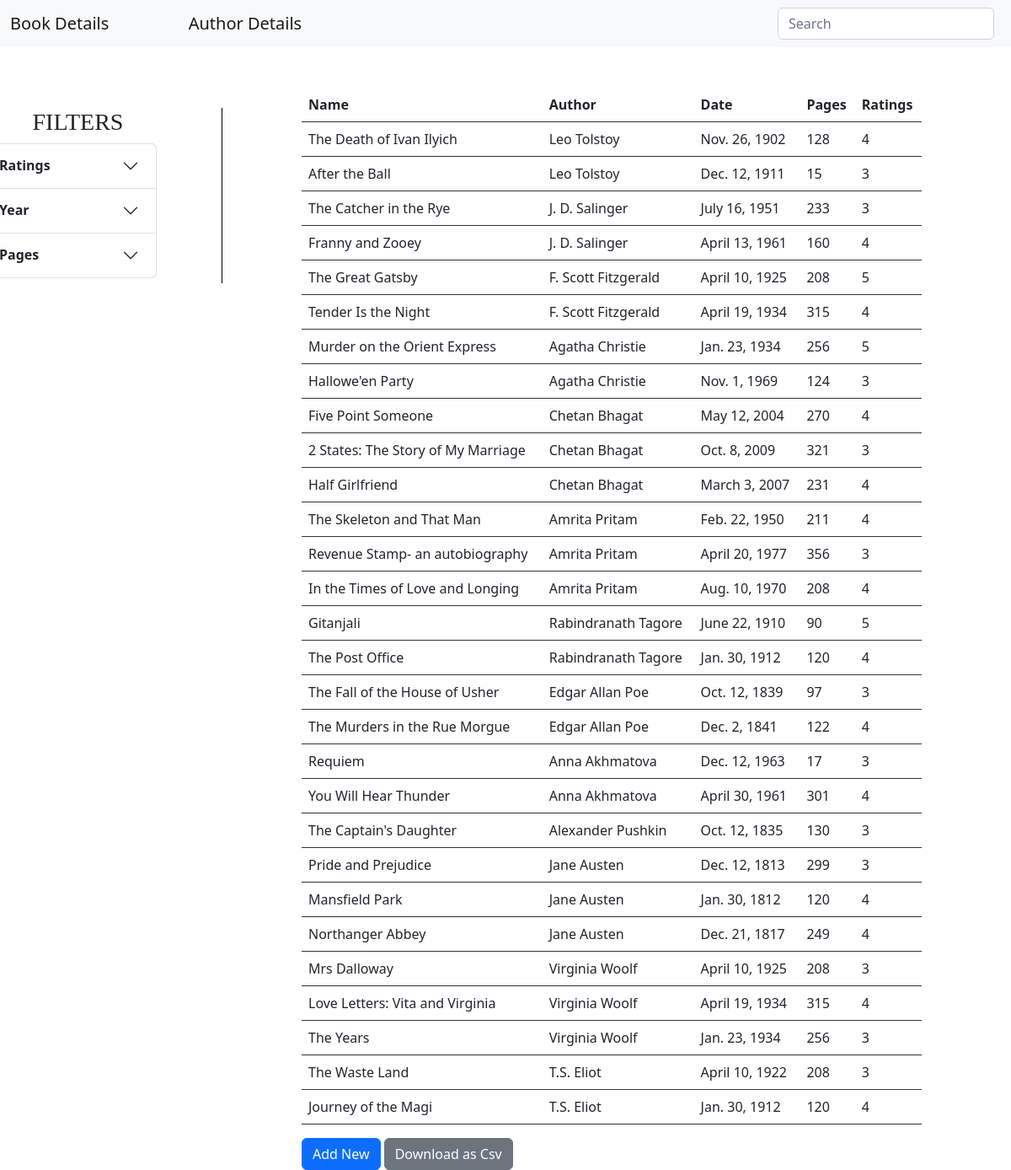
/books, run on the app's committed database.
### authdetails/models.py (models this page shows, shortened)
class bookDet(models.Model):
    book_name = models.CharField(max_length=60, unique=True)
    book_author = models.ForeignKey("authorDet", on_delete=models.CASCADE)
    book_date = models.DateField()
    book_pages = models.IntegerField()
    average_critics_rating = models.IntegerField()

class authorDet(models.Model):
    GENDER_CHOICES = (
        ('M', 'Male'),
        ('F', 'Female'),
        ('O', 'Others')
    )
    auth_name = models.CharField(max_length=30, unique=True)
    auth_age = models.IntegerField()
    auth_gender = models.CharField( max_length=1, choices=GENDER_CHOICES)
    auth_country = CountryField()
    def __str__(self):
        return self.auth_name

### authdetails/views.py (the view)
# urls.py: path('books',views.bookView, name="book_view"),
def bookView(request):
    model = bookDet
    template_name = "authordetails/books.html"
    query = request.GET.get("q","")
    dataDet= bookDet.objects.filter(  Q(book_name__icontains=query) )
    rating = request.GET.get('rating')
    year_count_min = request.GET.get('year_count_min')
    year_count_max = request.GET.get('year_count_max')
    page_count_min = request.GET.get('page_count_min')
    page_count_max = request.GET.get('page_count_max')
    if is_valid_queryparam(rating) and rating != 'Select':
        dataDet = dataDet.filter(average_critics_rating=rating)
    if is_valid_queryparam(year_count_min):
        dataDet = dataDet.filter(book_date__gte=datetime.date(int(year_count_min), 1,1))
    if is_valid_queryparam(year_count_max):
        dataDet = dataDet.filter(book_date__lt=datetime.date(int(year_count_max), 12, 31))
    if is_valid_queryparam(page_count_min):
        dataDet = dataDet.filter(book_pages__gte=page_count_min)
    if is_valid_queryparam(page_count_max):
        dataDet = dataDet.filter(book_pages__lt=page_count_max)
    form = booksForm()
    if request.method == 'POST':
        form = booksForm(request.POST)
        if form.is_valid():
            form.save()
            form = booksForm()
            print("Form Valid")
        return render(request, 'authordetails/books.html',{'form':form, 'dataDet':dataDet})
    else:
        form = booksForm()
    return render(request, 'authordetails/books.html',{'form':form, 'dataDet':dataDet})

### authdetails/forms.py
class booksForm(forms.ModelForm):
    class Meta:
        model = bookDet
        fields = "__all__"
        widgets={
            'book_name' : forms.TextInput(attrs={
                'placeholder': 'Book Name',
                'class': 'form-control'
                }),
            'book_author' : forms.Select(attrs={
                'class': 'form-control'
            }),
            'book_date': forms.SelectDateWidget(attrs={
                'placeholder': 'Book Date',
                'class': 'form-control',
                'width' : '20rem'
            }),
            'book_pages': forms.TextInput(attrs={
                'placeholder': 'Book Pages',
                'class': 'form-control'
                }),
            'average_critics_rating' :forms.DateInput(attrs={
                'placeholder': 'Book Rating',
                'class': 'form-control'
            }),
        }

### authdetails/views.py (called while the page is built)
def is_valid_queryparam(param):
    return param != '' and param is not None

### templates/authordetails/books.html (shortened to what this page needs)
{% load static %}
<!DOCTYPE html>
<html lang="en">
<head>
    <link href="https://cdn.jsdelivr.net/npm/bootstrap@5.2.2/dist/css/bootstrap.min.css" rel="stylesheet">
    <link href="{% static 'css/style.css' %}" rel="stylesheet">
</head>
<body>
<nav class="navbar bg-light">
<div class="container-fluid">
    <a class="navbar-brand" href="{% url 'book_view' %}">Book Details</a>
    <a class="navbar-brand" href="{% url 'index' %}">Author Details</a>
    <form class="d-flex" role="search" action="{% url 'book_search_results' %}" method="get">
    <input class="form-control me-2" value="" name="q" type="text" placeholder="Search" aria-label="Search">
    </form>
</div>
</nav>
{% if dataDet %}
<br>
<div class="container"><br>
<div class="row">
<div class="col-3" style="margin-left: -4rem ;"><br>
    <h3 style="text-align: center ; margin-left: -2rem;">FILTERS</h3>
<div class="accordion" id="accordionExample" style="width: 13rem">
<div class="accordion-item" style="background-color: #a6a6a6 ;">
<h2 class="accordion-header" id="headingOne">
<button class="accordion-button collapsed" type="button" data-bs-toggle="collapse" data-bs-target="#collapseTwo" aria-expanded="false" aria-controls="collapseTwo">
    <strong>Ratings</strong>
</button>
</h2>
</div>
<div class="accordion-item" style="background-color: #a6a6a6 ;">
<h2 class="accordion-header" id="headingOne" >
<button class="accordion-button collapsed" type="button" data-bs-toggle="collapse" data-bs-target="#collapseOne" aria-expanded="false" aria-controls="collapseOne">
    <strong>Year</strong></button>
</h2>
</div>
<div class="accordion-item" style="background-color: #a6a6a6 ;">
<h2 class="accordion-header" id="headingOne2" >
<button class="accordion-button collapsed" type="button" data-bs-toggle="collapse" data-bs-target="#collapseOne2" aria-expanded="false" aria-controls="collapseOne2">
    <strong>Pages</strong></button>
</h2>
</div>
</div>
</div>
<div class="col-1"><br><div class="vl" style="border-left: 1px solid black; height: 13rem;"></div> </div>
<div class="col-8">
<table class="table">
<thead>
    <th>Name</th>
    <th>Author</th>
    <th>Date</th>
    <th>Pages</th>
    <th>Ratings</th>
</thead>
{% for acc in dataDet %}
<tr>
    <td> {{acc.book_name}} </td>
    <td> {{acc.book_author}} </td>
    <td> {{acc.book_date}} </td>
    <td> {{acc.book_pages}} </td>
    <td> {{acc.average_critics_rating}} </td>
</tr>
{% endfor %}
</table>
{% else %}
<p>No data found</p>
{% endif %}
<button type="submit" class="btn btn-primary" onclick="openPopUp()">Add New</button>
<a id="download_as_csv_expense" href="{% url 'download_as_csv_books' %}" class="btn btn-secondary">Download as Csv</a>
</div></div>
</div>
</body>
</html>

### static/css/style.css (style rules this page uses)
.table { border: 3px; border-color: #333; }
h3 { font-family:'Times New Roman', Times, serif; }

### data on the page
bookDet: book_name "The Death of Ivan Ilyich", book_author "Leo Tolstoy", book_date "Nov. 26, 1902", book_pages "128", average_critics_rating "4"
bookDet: book_name "After the Ball", book_author "Leo Tolstoy", book_date "Dec. 12, 1911", book_pages "15", average_critics_rating "3"
bookDet: book_name "The Catcher in the Rye", book_author "J. D. Salinger", book_date "July 16, 1951", book_pages "233", average_critics_rating "3"
bookDet: book_name "Franny and Zooey", book_author "J. D. Salinger", book_date "April 13, 1961", book_pages "160", average_critics_rating "4"
bookDet: book_name "The Great Gatsby", book_author "F. Scott Fitzgerald", book_date "April 10, 1925", book_pages "208", average_critics_rating "5"
bookDet: book_name "Tender Is the Night", book_author "F. Scott Fitzgerald", book_date "April 19, 1934", book_pages "315", average_critics_rating "4"
bookDet: book_name "Murder on the Orient Express", book_author "Agatha Christie", book_date "Jan. 23, 1934", book_pages "256", average_critics_rating "5"
bookDet: book_name "Hallowe'en Party", book_author "Agatha Christie", book_date "Nov. 1, 1969", book_pages "124", average_critics_rating "3"
bookDet: book_name "Five Point Someone", book_author "Chetan Bhagat", book_date "May 12, 2004", book_pages "270", average_critics_rating "4"
bookDet: book_name "2 States: The Story of My Marriage", book_author "Chetan Bhagat", book_date "Oct. 8, 2009", book_pages "321", average_critics_rating "3"
bookDet: book_name "Half Girlfriend", book_author "Chetan Bhagat", book_date "March 3, 2007", book_pages "231", average_critics_rating "4"
bookDet: book_name "The Skeleton and That Man", book_author "Amrita Pritam", book_date "Feb. 22, 1950", book_pages "211", average_critics_rating "4"
bookDet: book_name "Revenue Stamp- an autobiography", book_author "Amrita Pritam", book_date "April 20, 1977", book_pages "356", average_critics_rating "3"
bookDet: book_name "In the Times of Love and Longing", book_author "Amrita Pritam", book_date "Aug. 10, 1970", book_pages "208", average_critics_rating "4"
bookDet: book_name "Gitanjali", book_author "Rabindranath Tagore", book_date "June 22, 1910", book_pages "90", average_critics_rating "5"
bookDet: book_name "The Post Office", book_author "Rabindranath Tagore", book_date "Jan. 30, 1912", book_pages "120", average_critics_rating "4"
bookDet: book_name "The Fall of the House of Usher", book_author "Edgar Allan Poe", book_date "Oct. 12, 1839", book_pages "97", average_critics_rating "3"
bookDet: book_name "The Murders in the Rue Morgue", book_author "Edgar Allan Poe", book_date "Dec. 2, 1841", book_pages "122", average_critics_rating "4"
bookDet: book_name "Requiem", book_author "Anna Akhmatova", book_date "Dec. 12, 1963", book_pages "17", average_critics_rating "3"
bookDet: book_name "You Will Hear Thunder", book_author "Anna Akhmatova", book_date "April 30, 1961", book_pages "301", average_critics_rating "4"
bookDet: book_name "The Captain's Daughter", book_author "Alexander Pushkin", book_date "Oct. 12, 1835", book_pages "130", average_critics_rating "3"
bookDet: book_name "Pride and Prejudice", book_author "Jane Austen", book_date "Dec. 12, 1813", book_pages "299", average_critics_rating "3"
bookDet: book_name "Mansfield Park", book_author "Jane Austen", book_date "Jan. 30, 1812", book_pages "120", average_critics_rating "4"
bookDet: book_name "Northanger Abbey", book_author "Jane Austen", book_date "Dec. 21, 1817", book_pages "249", average_critics_rating "4"
bookDet: book_name "Mrs Dalloway", book_author "Virginia Woolf", book_date "April 10, 1925", book_pages "208", average_critics_rating "3"
bookDet: book_name "Love Letters: Vita and Virginia", book_author "Virginia Woolf", book_date "April 19, 1934", book_pages "315", average_critics_rating "4"
bookDet: book_name "The Years", book_author "Virginia Woolf", book_date "Jan. 23, 1934", book_pages "256", average_critics_rating "3"
bookDet: book_name "The Waste Land", book_author "T.S. Eliot", book_date "April 10, 1922", book_pages "208", average_critics_rating "3"
bookDet: book_name "Journey of the Magi", book_author "T.S. Eliot", book_date "Jan. 30, 1912", book_pages "120", average_critics_rating "4"
